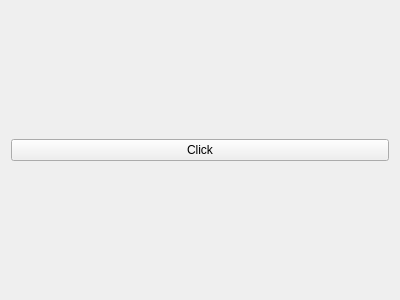
<?xml version="1.0" encoding="UTF-8"?>
<ui version="4.0">
 <class>Form</class>
 <widget class="QWidget" name="Form">
  <property name="geometry">
   <rect>
    <x>0</x>
    <y>0</y>
    <width>400</width>
    <height>300</height>
   </rect>
  </property>
  <property name="windowTitle">
   <string>Form</string>
  </property>
  <layout class="QVBoxLayout" name="verticalLayout">
   <item>
    <widget class="QPushButton" name="btnTest">
     <property name="text">
      <string>Click</string>
     </property>
    </widget>
   </item>
  </layout>
 </widget>
 <resources/>
 <connections/>
</ui>
